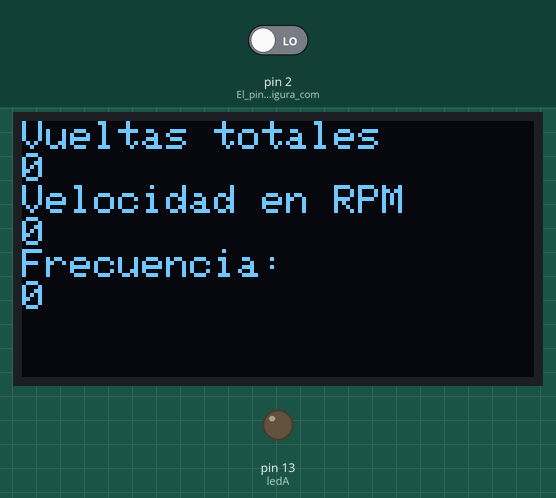
Simulated run of this sketch. Board: Arduino Uno, built with avr-gcc and run on an emulated ATmega328P. Shown: 128×64 one-colour display, output pins drawn as LEDs (lit = HIGH). The inputs (shaded band) are chosen by the test bench; at power-on: pin 2 (El_pin_2_se_configura_com) LOW.

Above: at 1.2 s.
1.3 s: pin 2 (El_pin_2_se_configura_com) driven HIGH
Timing chart, 0 to 4.3 s (numbered marks = the images above; inputs shaded):
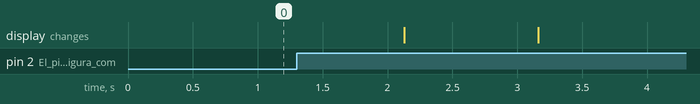

The sketch:

Velocimetro.ino
```cpp
#include <Wire.h>      // libreria para bus I2C
#include <Adafruit_GFX.h>   // libreria para pantallas graficas
#include <Adafruit_SSD1306.h>   // libreria para controlador SSD1306

#define ANCHO 128     // reemplaza ocurrencia de ANCHO por 128
#define ALTO 64       // reemplaza ocurrencia de ALTO por 64

#define OLED_RESET -1      // necesario por la libreria pero no usado
Adafruit_SSD1306 oled(ANCHO, ALTO, &Wire, OLED_RESET);  // crea objeto

int retardo=1000; //Retardo que se hace entre cada calculo de velocidad angular (1segundo)
int n=7; //Numero de ranuras en el disco
int ledA=13; //Led que indica el estado del sensor
int sensor=0; //Aqui se almacena el estado del sensor
int cont=0; //Se almacena el numero de veces que se ha pasado por una ranura
int cont2=0; //Con este contador se calcula la velocidad angular
int  vu, rpm, rpm2;

void setup() {
  Wire.begin(9600);         // inicializa bus I2C
  oled.begin(SSD1306_SWITCHCAPVCC, 0x3C); // inicializa pantalla con direccion 0x3C

  pinMode(2, INPUT); //El pin 2 se configura como entrada
  pinMode(ledA, OUTPUT);
  attachInterrupt(0, sensorA, CHANGE);
}

void loop() {
  vu= cont/n;
  rpm=cont2*60000/(n*retardo);
  rpm2=rpm/60;

  oled.clearDisplay();      // limpia pantalla
  oled.setTextColor(WHITE);   // establece color al unico disponible (pantalla monocromo)
  oled.setCursor(0, 0);     // ubica cursor en inicio de coordenadas 0,0
  oled.setTextSize(1.5);      // establece tamano de texto en 1
  oled.println("Vueltas totales ");  // escribe en pantalla el texto
  oled.println(vu);
  oled.println("Velocidad en RPM ");
  oled.println(rpm);
  oled.println("Frecuencia: ");
  oled.println(rpm2);      // escribe texto
  // escribe texto
  oled.display();     // muestra en pantalla todo lo establecido anteriormente


  Serial.print("Vueltas totales=");
  Serial.println(vu); //Se imprime en el monitor serial el numero de vueltas completas que ha dado
  Serial.print("Velocidad en RPM =");
  Serial.println(rpm); //Se imprime la velocidad angular en RPM
  Serial.println();

  cont2=0;
  delay(retardo);
}

void sensorA(){
sensor=digitalRead(2); // Se lee el pin 2
if (sensor ==1){ //Hubo un flanco de subida
//digitalWrite(ledA,HIGH); //El led del pin 13 se enciende
cont = cont+1; //Los contadores incrementan en uno
cont2 = cont2+1;
}
else //Hubo un flanco de bajada
digitalWrite(ledA,LOW); //El led del pin 13 se apaga
}
```
